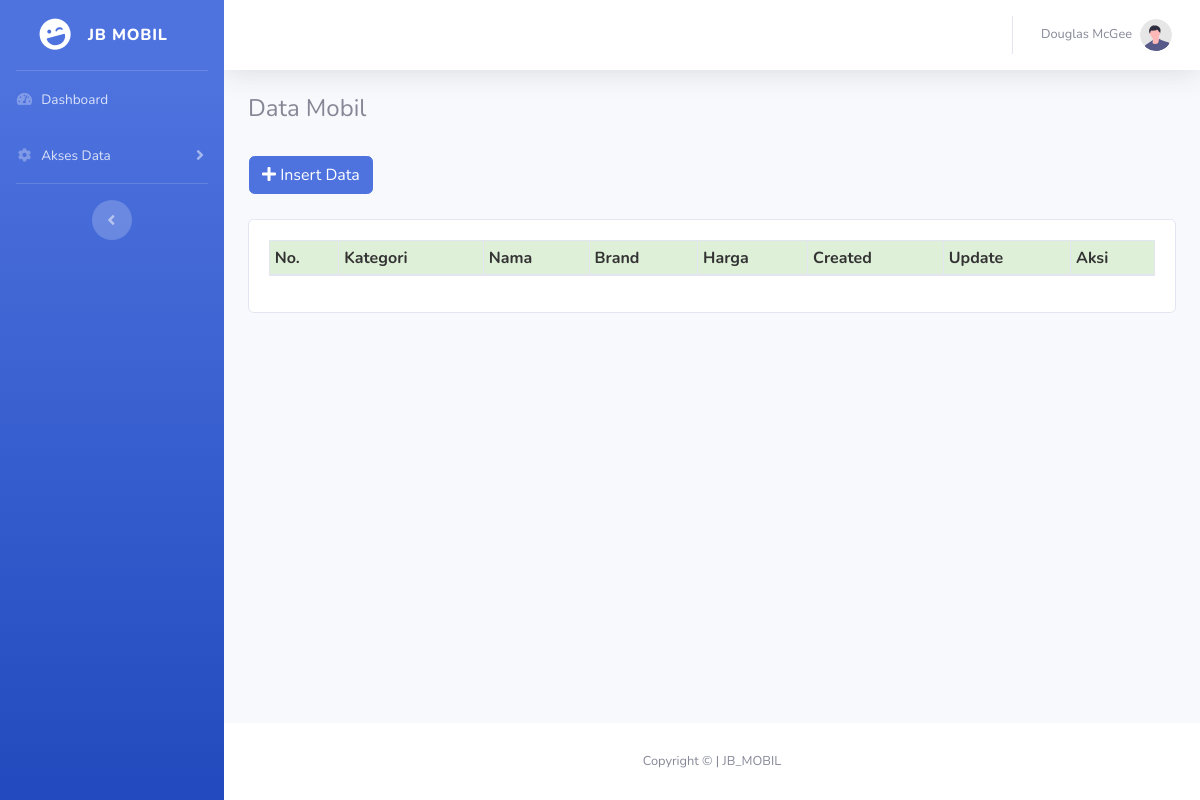
Page /admin/mobil/data-mobil.php on the earlier database version.
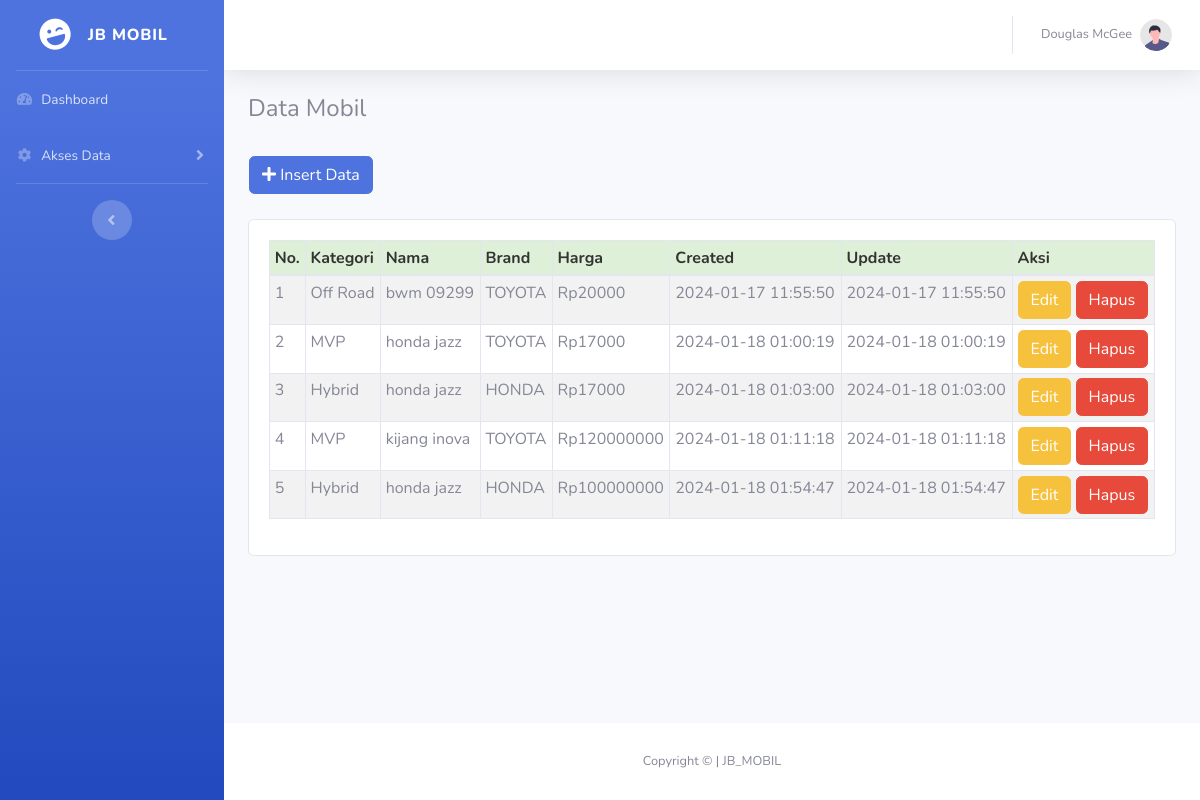
Same page on the later database version.
### tables this page shows
CREATE TABLE `mobil` (
  `id_mobil` int(11) NOT NULL,
  `nama_mobil` varchar(50) NOT NULL,
  `id_kategori` int(11) NOT NULL,
  `id_merek` int(11) NOT NULL,
  `harga_mobil` int(11) NOT NULL,
  `created_at` timestamp(5) NOT NULL DEFAULT current_timestamp(5) ON UPDATE current_timestamp(5),
  `updated_at` timestamp(6) NOT NULL DEFAULT current_timestamp(6)
);

CREATE TABLE `kategori` (
  `id_kategori` int(11) NOT NULL,
  `nama_kategori` varchar(50) NOT NULL
);

CREATE TABLE `merk` (
  `id_merek` int(11) NOT NULL,
  `nama_merek` varchar(50) NOT NULL
);

### conection.php (called while the page is built, shortened)
<?php
$conn = mysqli_connect("localhost", "root", "", "db_webmobil");
function query($query) {
    global $conn;
    $result = mysqli_query($conn, $query);
    $rows = [];
    while ($row = mysqli_fetch_assoc($result)) {
    $rows [] = $row;
    }
    return $rows;
}
?>

### admin/mobil/data-mobil.php (the view, shortened to what this page needs)
<?php
  require '../../conection.php';
  $DataMobil = query("SELECT mobil.*, kategori.nama_kategori, merk.nama_merek FROM mobil
  INNER JOIN kategori ON mobil.id_kategori = kategori.id_kategori
  INNER JOIN merk ON mobil.id_merek = merk.id_merek
  WHERE kategori.id_kategori = mobil.id_kategori AND merk.id_merek = mobil.id_merek");
?>
<!DOCTYPE html>
<html lang="en">
<head>
    <link href="../../vendor/fontawesome-free/css/all.min.css" rel="stylesheet" type="text/css" />
    <link href="../../css/sb-admin-2.min.css" rel="stylesheet" />
</head>
<body id="page-top">
    <div id="wrapper">
        <ul class="navbar-nav bg-gradient-primary sidebar sidebar-dark accordion" id="accordionSidebar">
            <a class="sidebar-brand d-flex align-items-center justify-content-center" href="index.html">
                <div class="sidebar-brand-icon rotate-n-15">
                    <i class="fas fa-laugh-wink"></i>
                </div>
                <div class="sidebar-brand-text mx-3">JB mobil</div>
            </a>
            <hr class="sidebar-divider my-0" />
            <li class="nav-item">
                <a class="nav-link" href="#" onclick="document.location='/webJualBeli_Mobil/index.php'">
                    <i class="fas fa-fw fa-tachometer-alt"></i>
                    <span>Dashboard</span></a>
            </li>
            <li class="nav-item">
                <a class="nav-link collapsed" href="#" data-toggle="collapse" data-target="#collapseTwo"
                    aria-expanded="true" aria-controls="collapseTwo">
                    <i class="fas fa-fw fa-cog"></i>
                    <span>Akses Data</span>
                </a>
            </li>
            <hr class="sidebar-divider d-none d-md-block" />
            <div class="text-center d-none d-md-inline">
                <button class="rounded-circle border-0" id="sidebarToggle"></button>
            </div>
        </ul>
        <div id="content-wrapper" class="d-flex flex-column">
            <div id="content">
                <nav class="navbar navbar-expand navbar-light bg-white topbar mb-4 static-top shadow">
                    <ul class="navbar-nav ml-auto">
                        <li class="nav-item dropdown no-arrow">
                            <a class="nav-link dropdown-toggle" href="#" id="userDropdown" role="button"
                                data-toggle="dropdown" aria-haspopup="true" aria-expanded="false">
                                <span class="mr-2 d-none d-lg-inline text-gray-600 small">Douglas McGee</span>
                                <img class="img-profile rounded-circle" src="../../img/undraw_profile.svg" />
                            </a>
                        </li>
                    </ul>
                </nav>
                <div class="container-fluid">
                    <h4>Data Mobil</h4>
                    <br />
                    <table>
                        <tr>
                            <td>
                                <a href="#">
                                    <button type="button" class="btn btn-primary"
                                        onclick="document.location='/webJualBeli_Mobil/admin/tambah.php?kategori=mobil'">
                                        <i class="fa fa-plus"></i> Insert Data
                                    </button>
                                </a>
                            </td>
                        </tr>
                    </table>
                    <br />
                    <div class="card card-body">
                        <div class="table-responsive">
                            <table class="table table-bordered table-striped table-sm" id="example1">
                                <thead>
                                    <tr style="background:#DFF0D8;color:#333;">
                                        <th>No.</th>
                                        <th>Kategori</th>
                                        <th>Nama</th>
                                        <th>Brand</th>
                                        <th>Harga</th>
                                        <th>Created</th>
                                        <th>Update</th>
                                        <th>Aksi</th>
                                    </tr>
                                </thead>
                                <tbody>
                                    <?php $i = 1 ?>
                                    <?php foreach ($DataMobil as $row ) : ?>
                                    <tr>
                                        <td><?= $i ?></td>
                                        <td><?= $row["nama_kategori"] ?></td>
                                        <td><?= $row["nama_mobil"] ?></td>
                                        <td><?= $row["nama_merek"] ?></td>
                                        <td>Rp<?= $row["harga_mobil"] ?></td>
                                        <td><?= date("Y-m-d H:i:s", strtotime($row["created_at"])); ?></td>
                                        <td><?= date("Y-m-d H:i:s", strtotime($row["updated_at"])); ?></td>
                                        <td>
                                            <a href="#">
                                                <button class="btn btn-warning" type="button"
                                                    onclick="document.location='/webJualBeli_Mobil/admin/edit.php?edit=<?= $row['id_mobil']; ?>&Kedit=mobil'">
                                                    Edit
                                                </button>
                                            </a>
                                            <a href="?id=<?= $row["id_mobil"]; ?>"
                                                onclick="javascript:return confirm('Hapus Data Kategori ?');">
                                                <button class=" btn btn-danger">
                                                    Hapus
                                                </button>
                                            </a>
                                        </td>
                                    </tr>
                                    <?php $i++ ?>
                                    <?php endforeach; ?>
                                </tbody>
                            </table>
                        </div>
                    </div>
                </div>
            </div>
            <footer class="sticky-footer bg-white">
                <div class="container my-auto">
                    <div class="copyright text-center my-auto">
                        <span>Copyright &copy; | JB_MOBIL</span>
                    </div>
                </div>
            </footer>
        </div>
    </div>
</body>
</html>

Differences in the rows shown:
added mobil: id_kategori.nama_kategori "Off Road", nama_mobil "bwm 09299", id_merek.nama_merek "TOYOTA", harga_mobil "20000", created_at "2024-01-17 11:55:50", updated_at "2024-01-17 11:55:50"
added mobil: id_kategori.nama_kategori "MVP", nama_mobil "honda jazz", id_merek.nama_merek "TOYOTA", harga_mobil "17000", created_at "2024-01-18 01:00:19", updated_at "2024-01-18 01:00:19"
added mobil: id_kategori.nama_kategori "Hybrid", nama_mobil "honda jazz", id_merek.nama_merek "HONDA", harga_mobil "17000", created_at "2024-01-18 01:03:00", updated_at "2024-01-18 01:03:00"
added mobil: id_kategori.nama_kategori "MVP", nama_mobil "kijang inova", id_merek.nama_merek "TOYOTA", harga_mobil "120000000", created_at "2024-01-18 01:11:18", updated_at "2024-01-18 01:11:18"
added mobil: id_kategori.nama_kategori "Hybrid", nama_mobil "honda jazz", id_merek.nama_merek "HONDA", harga_mobil "100000000", created_at "2024-01-18 01:54:47", updated_at "2024-01-18 01:54:47"
